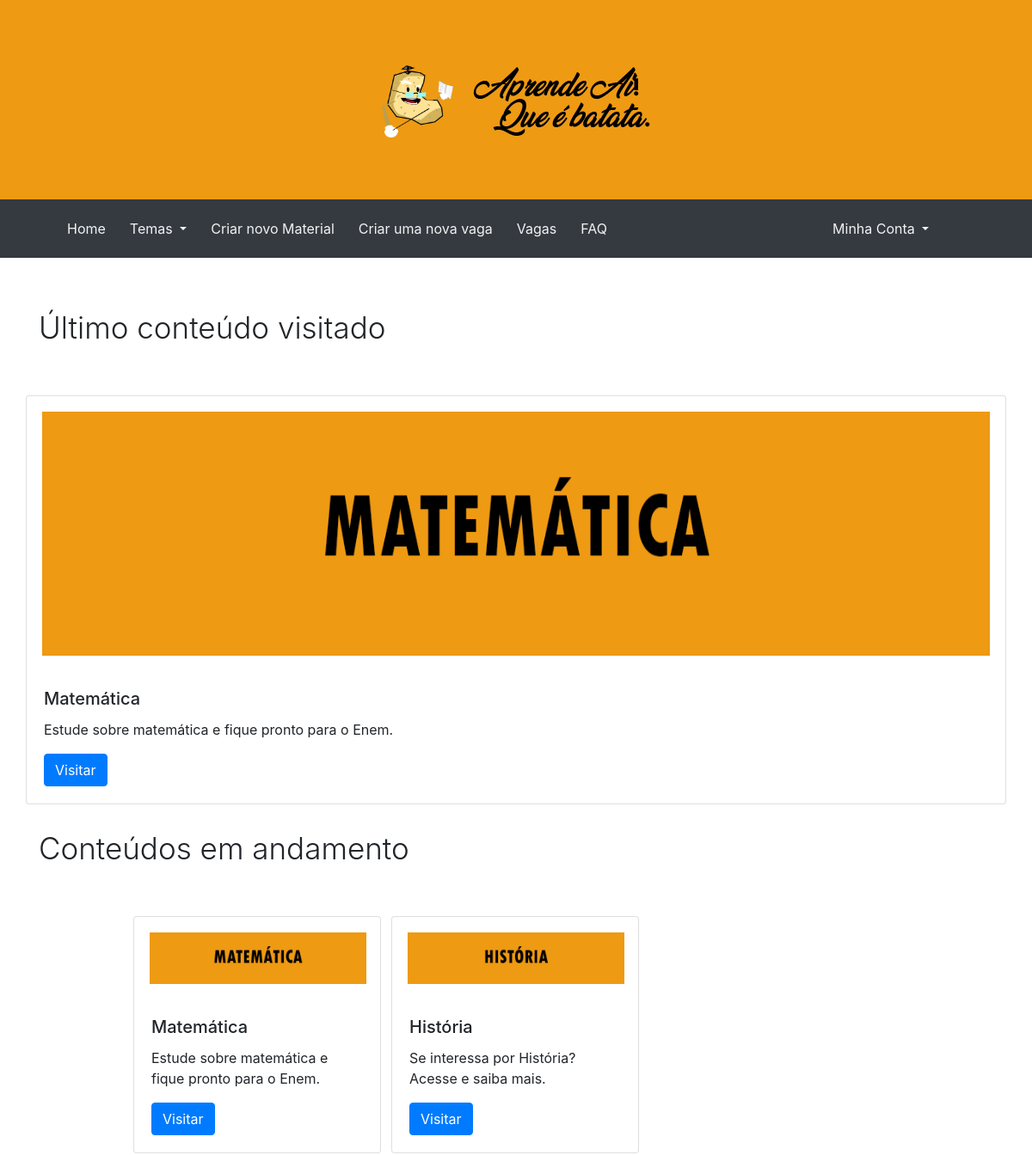
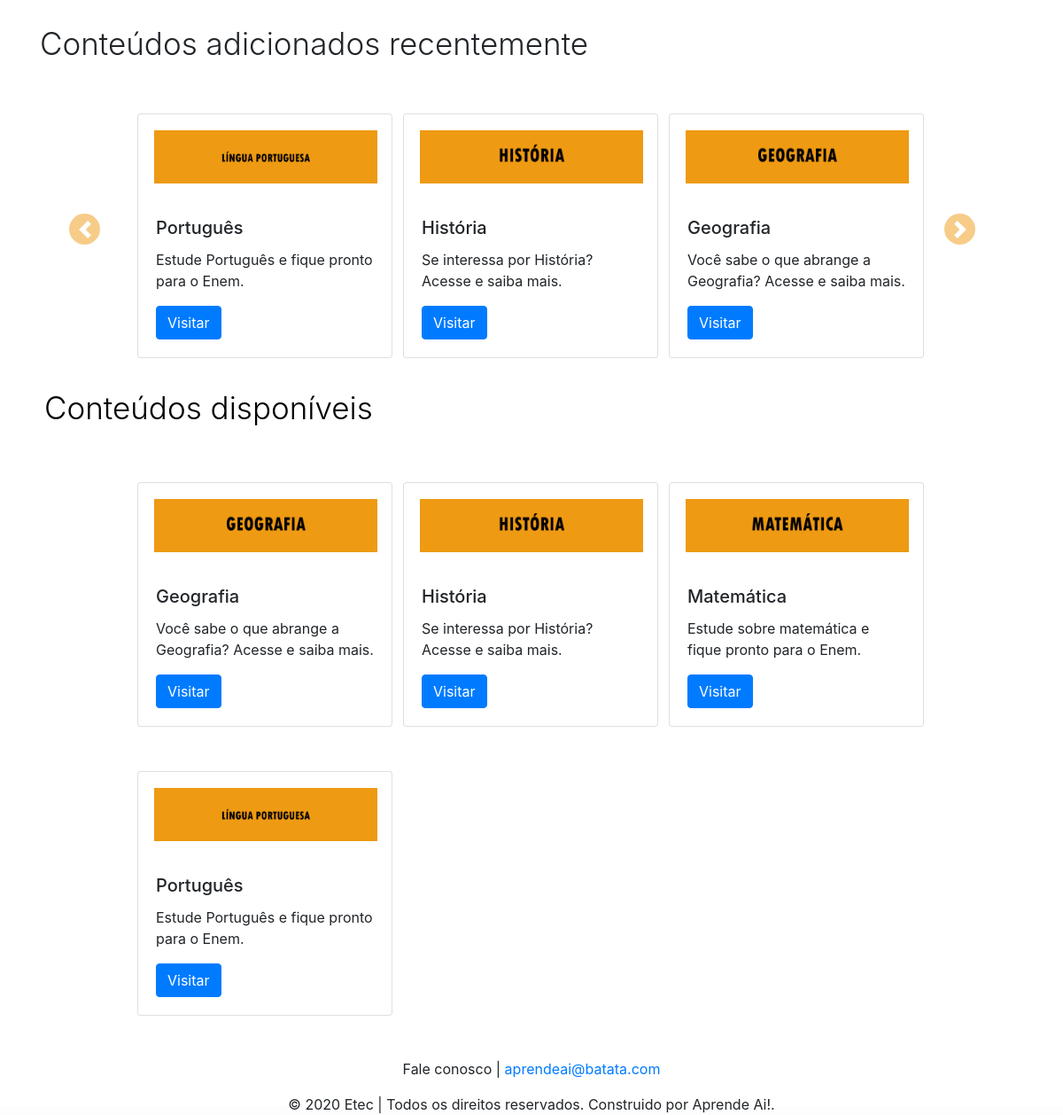
The app's page /?page=Cursos (signed in) with its own data (2 pictures, top to bottom).
### tables this page shows
CREATE TABLE `tb_curso` (
  `id_curso` int(11) NOT NULL AUTO_INCREMENT,
  `nm_curso` varchar(60) NOT NULL,
  `descricao_curso` varchar(500) NOT NULL,
  `img_curso` varchar(900) NOT NULL,
  `date_post` date NOT NULL,
  `tema_curso` int(11) NOT NULL,
  PRIMARY KEY (`id_curso`),
  KEY `tema_curso_FK` (`tema_curso`),
  CONSTRAINT `tema_curso_FK` FOREIGN KEY (`tema_curso`) REFERENCES `tb_tema` (`id_tema`)
);

### controllers/controllerCursos.php (called while the page is built)
<?php
    class Pages{
        public function ExibirCursos(){
            require 'views/header_logado.php';
            require 'views/Cursos.php';
            require 'views/footer.php';
        }
    }
?>

### controllers/urls.php (called while the page is built, shortened)
<?php
    class Urls{
        public function Cursos(){
            require 'controllers/controllerCursos.php';
            $pages = new Pages;
            $pages->ExibirCursos();
          }
    }
?>

### utils/FunCursos.php (the view, shortened to what this page needs)
<?php
class FunCursos{
  function ExibeCursos(){
    $conect = new Conexao;
    $con = $conect->Conecta();
    $SelecaoCurso = mysqli_query($con,"SELECT * FROM tb_curso ORDER BY nm_curso ASC");
    echo "<h1 class='display-3'>Conteúdos disponíveis</h1>
            <div class='row'>";
      while($exibicao = mysqli_fetch_array($SelecaoCurso)){
      echo  "
                    <div class='col-sm-2'>
                        <div class='card' style='width: 18rem;'>
                          <img class='card-img-top' id='img_card' src='views/img/img_cursos/" . $exibicao['img_curso'] . "' alt='Imagem de capa do card'>
                          <div class='card-body'>
                            <h5 class='card-title'>" . $exibicao['nm_curso'] . " </h5>
                            <p class='card-text'>" . $exibicao['descricao_curso'] . " </p>
                            <form action='?page=assuntos' method='post'>
                                <button class='btn btn-primary' name='Btn_assunto' value='" . $exibicao['id_curso'] . "'>Visitar</button>
                            </form>
                          </div>
                        </div>
                  </div>";
        }
      echo "</div>";
    }
  function ExibeConteudosAdicionados(){
      $conect = new Conexao;
      $con = $conect->Conecta();
      $count = 0;
      $SelecaoCurso = mysqli_query($con,"SELECT *
                                         FROM tb_curso
                                         ORDER BY date_post
                                         DESC LIMIT 6");
      echo "<h5 class='display-3'>Conteúdos adicionados recentemente</h5>";
      echo "<div id='carouselExampleControls' class='carousel slide' data-ride='carousel' data-interval='0'>";
      while($exibicao = mysqli_fetch_array($SelecaoCurso)){
            if($count == 0){
              echo   "<div class='carousel-inner'>
                      <div class='carousel-item active'>
                          <div class='row'>";
            }
            if($count == 3){
              echo "<div class='carousel-item'>
                      <div class='row'>";
            }
            echo  "    <div class='col-sm-2'>
                            <div class='card' style='width: 18rem;'>
                              <img class='card-img-top' id='img_card' src='views/img/img_cursos/" . $exibicao['img_curso'] . "' alt='Imagem de capa do card'>
                              <div class='card-body'>
                                <h5 class='card-title'>" . $exibicao['nm_curso'] . " </h5>
                                <p class='card-text'>" . $exibicao['descricao_curso'] . " </p>
                                <form action='?page=assuntos' method='post'>
                                    <button class='btn btn-primary' name='Btn_assunto' value='" . $exibicao['id_curso'] . "'>Visitar</button>
                                </form>
                              </div>
                            </div>
                        </div>";
            if($count == 2){
                echo "</div>
                  </div>";
              }
            $count += 1;
          }
          if($count > 3){
            echo "              </div>
                          </div>
                      </div>
                            <a class='carousel-control-prev' href='#carouselExampleControls' role='button' data-slide='prev'>
                              <span class='carousel-control-prev-icon' aria-hidden='true'></span>
                              <span class='sr-only'>Anterior</span>
                            </a>
                            <a class='carousel-control-next' href='#carouselExampleControls' role='button' data-slide='next'>
                              <span class='carousel-control-next-icon' aria-hidden='true'></span>
                              <span class='sr-only'>Próximo</span>
                            </a>";
          }
        echo "</div>";
    }
  function ExibeUltimoConteudoAcessado(){
        $conect = new Conexao;
        $con = $conect->Conecta();
        $ultimoCursoSelecionado = mysqli_query($con,"SELECT *
                                                     FROM tb_curso_usuario
                                                     WHERE id_usuario_cu = " . $_SESSION['usuario_logado'] . " ORDER BY date_access DESC LIMIT 1;");
        $SelecaoUltimoCurso = mysqli_fetch_array($ultimoCursoSelecionado);
        $SelecaoCurso = mysqli_query($con,"SELECT *
                                           FROM tb_curso
                                           WHERE id_curso =".$SelecaoUltimoCurso['id_curso_cu']);
        $result = mysqli_num_rows($ultimoCursoSelecionado);
        if($result != false){
          echo "<h5 class='display-3'>Último conteúdo visitado</h5>
                 <div class='row'>";
           while($exibicao = mysqli_fetch_array($SelecaoCurso)){
             echo  "      <div class='card'>
                             <img class='card-img-top' id='UltimoCard' src='views/img/img_cursos/" . $exibicao['img_curso'] . "' alt='Imagem de capa do card'>
                             <div class='card-body'>
                               <h5 class='card-title'>" . $exibicao['nm_curso'] . " </h5>
                               <p class='card-text'>" . $exibicao['descricao_curso'] . " </p>
                               <form action='?page=assuntos' method='post'>
                                   <button class='btn btn-primary' name='Btn_assunto' value='" . $exibicao['id_curso'] . "'>Visitar</button>
                               </form>
                             </div>
                           </div>";
               }
           echo "</div>";
        }
      }
  function ExibeConteudosAcessados(){
    $conect = new Conexao;
    $con = $conect->Conecta();
    $count = 0;
    $SelecaoAcessadosQuery = mysqli_query($con,"SELECT id_curso,nm_curso, descricao_curso, img_curso
                                                FROM tb_curso_usuario
                                                INNER JOIN tb_Curso ON tb_curso_usuario.id_curso_cu = tb_Curso.id_curso
                                                WHERE id_usuario_cu = " . $_SESSION['usuario_logado'] . "
                                                ORDER BY date_access DESC LIMIT 6;");
    $result = mysqli_num_rows($SelecaoAcessadosQuery);
    if($result != false){
      echo "<h5 class='display-3'>Conteúdos em andamento</h5>";
      echo "<div id='carouselExampleIndicators' class='carousel slide' data-ride='carousel' data-interval='0'>";
      while($SelecaoAcessados = mysqli_fetch_array($SelecaoAcessadosQuery)){
            if($count == 0){
              echo   "<div class='carousel-inner'>
                      <div class='carousel-item active'>
                          <div class='row'>";
            }
            echo  "    <div class='col-sm-2'>
                            <div class='card' style='width: 18rem;'>
                              <img class='card-img-top' id='img_card' src='views/img/img_cursos/" . $SelecaoAcessados['img_curso'] . "' alt='Imagem de capa do card'>
                              <div class='card-body'>
                                <h5 class='card-title'>" . $SelecaoAcessados['nm_curso'] . " </h5>
                                <p class='card-text'>" . $SelecaoAcessados['descricao_curso'] . " </p>
                                <form action='?page=assuntos' method='post'>
                                    <button class='btn btn-primary' name='Btn_assunto' value='" . $SelecaoAcessados['id_curso'] . "'>Visitar</button>
                                </form>
                              </div>
                            </div>
                        </div>";
            $count += 1;
          }
          if($count < 3){
            echo "              </div>
                          </div>
                      </div>";
          }
        echo "</div>";
    }
  }
}
 ?>

### css/styles_geral.css (style rules this page uses)
* { margin:0; padding:0; }
html { display: block; }
html, body { height:100%; background-color: #fdfdfd; padding: 0 0 10px 0; }
body { margin: 0; font: 20px Arial, Helvetica, sans-serif; color: #000000; width:100%; scrollbar-face-color: red; }
h1 { color: #000000; padding: 5px; }
img { padding: 18px; }

### css/styles_Cursos.css (style rules this page uses)
.card { margin-top: 50px; }
.display-3 { font-size: 35px; margin-top: 30px; }
.col-sm-2 { margin-left: 110px; }
.carousel-control-prev, .carousel-control-next { position: absolute; top: 50%; bottom: 0; z-index: 0; display: -ms-flexbox; display: flex; -ms-flex-align: center; align-items: center; -ms-flex-pack: center; justify-content: center; height: 35px; width: 35px; color: #ee9a13; text-align: center; background-color: #ee9a13; opacity: 0.5; transition: opacity cubic-bezier(0.25, 0.1, 0.04, 1.14); transition-delay: 0s; border-radius: 20px; }
.carousel-control-next { left: 92%; }
.carousel-control-prev { left: 3%; }
#img_card { width: 18rem; height: 6rem; }
#UltimoCard { height: 20rem; }

### records on screen
tb_curso: img_curso (picture), nm_curso "Matemática", descricao_curso "Estude sobre matemática e fique pronto para o Enem.", $exibicao['id_curso'] 1 (drawn), $SelecaoAcessados['id_curso'] 1 (drawn)
tb_curso: img_curso (picture), nm_curso "História", descricao_curso "Se interessa por História? Acesse e saiba mais.", $SelecaoAcessados['id_curso'] 4 (drawn), $exibicao['id_curso'] 4 (drawn)
tb_curso: img_curso (picture), nm_curso "Português", descricao_curso "Estude Português e fique pronto para o Enem.", $exibicao['id_curso'] 2 (drawn)
tb_curso: img_curso (picture), nm_curso "Geografia", descricao_curso "Você sabe o que abrange a Geografia? Acesse e saiba mais.", $exibicao['id_curso'] 3 (drawn)
